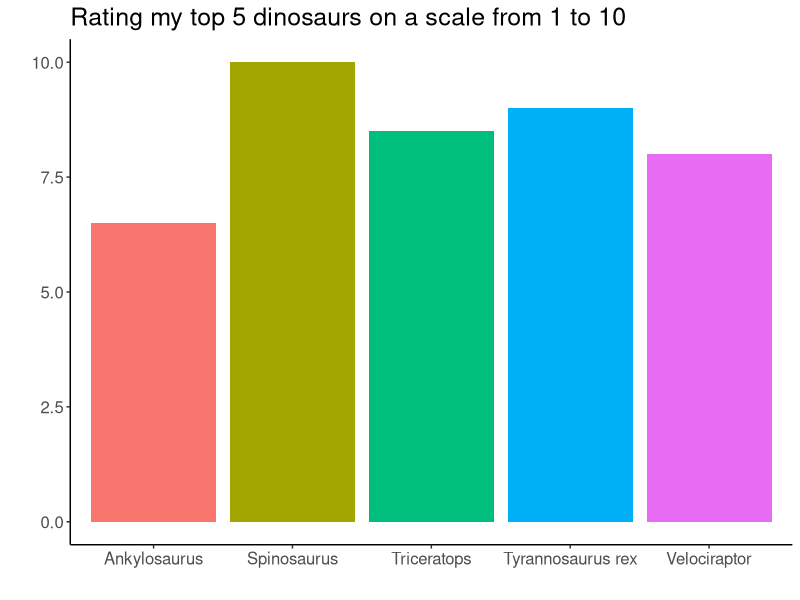

Reproduce this figure in R.
## ---- chunk 1
library(tidyverse)  #voor(%>%)
library(kableExtra)
library(ggplot2)
## ---- chunk 2
dinosaur <- c("Triceratops", "Ankylosaurus", "Spinosaurus", "Tyrannosaurus rex", "Velociraptor")
description <- c("A herbivore dinosaur with two long horns for protection", "An armoured herbivore dinosaur", "A giant theropod, the largest of all predatory dinosaurs", "A large theropod, that relied on his smell and sight for hunting", "A small, bird-like theropod. With large claws to kill his preys")
dataframe <- data.frame(dinosaur = dinosaur, description = description)
dataframe %>% kbl() %>% kable_classic_2(full_width = F) %>% 
  kable_styling(position = "left") %>%
  column_spec(1, color = c("red", "gold", "green", "blue", "pink")) 
  

## ---- chunk 3
rating <- c(8.5, 6.5, 10, 9, 8)
dataframe_rating <- dataframe %>% mutate(rating = rating)

dataframe_rating %>% ggplot(aes(dinosaur, rating, fill = dinosaur)) +
  geom_col() +
  labs(title = "Rating my top 5 dinosaurs on a scale from 1 to 10", 
       y = " ",
       x = " ") +
  theme_classic() +
  theme(text = element_text(size = 15)) +
  theme(legend.position = "none")
